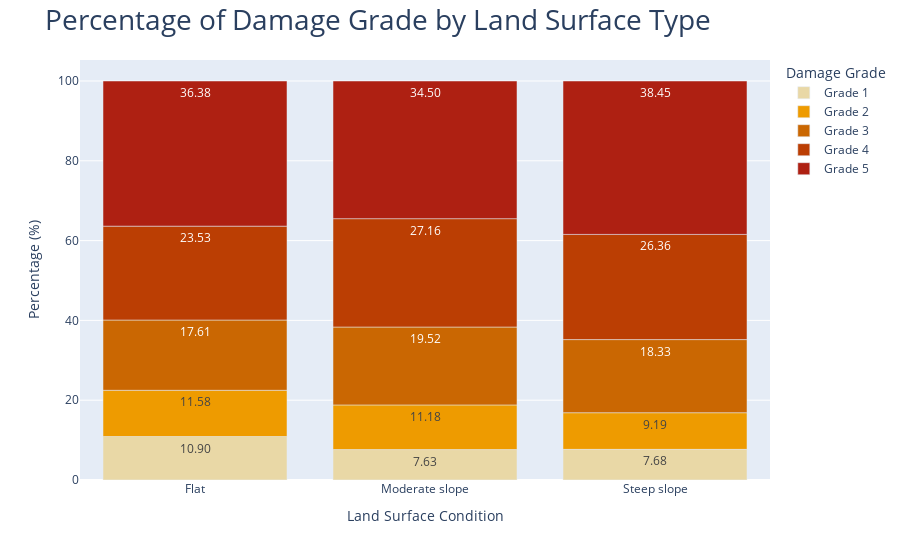

Source (notebook cell):
### Code cell
stacked_bar(column='land_surface_condition', title='Percentage of Damage Grade by Land Surface Type',x_title='Land Surface Condition', y_title='Percentage (%)')
# bar(column='land_surface_condition', title='Percentage of Damage Grade by Land Surface Type',x_title='Land Surface Condition', y_title='Percentage (%)')

### Figure 1 — Plotly figure (JSON) as saved in the notebook; plotly's stock layout.template omitted (floating-point values rounded to 4 significant figures)
{"data": [{"alignmentgroup": "True", "hovertemplate": "damage_grade=Grade 1<br>land_surface_condition=%{x}<br>proportion=%{y}<extra></extra>", "legendgroup": "Grade 1", "marker": {"color": "#e9d8a6", "pattern": {"shape": ""}}, "name": "Grade 1", "offsetgroup": "Grade 1", "orientation": "v", "showlegend": true, "textposition": "auto", "texttemplate": "%{y:.2f}", "type": "bar", "x": ["Flat", "Moderate slope", "Steep slope"], "xaxis": "x", "y": [10.9, 7.633, 7.676], "yaxis": "y"}, {"alignmentgroup": "True", "hovertemplate": "damage_grade=Grade 2<br>land_surface_condition=%{x}<br>proportion=%{y}<extra></extra>", "legendgroup": "Grade 2", "marker": {"color": "#ee9b00", "pattern": {"shape": ""}}, "name": "Grade 2", "offsetgroup": "Grade 2", "orientation": "v", "showlegend": true, "textposition": "auto", "texttemplate": "%{y:.2f}", "type": "bar", "x": ["Flat", "Moderate slope", "Steep slope"], "xaxis": "x", "y": [11.58, 11.18, 9.189], "yaxis": "y"}, {"alignmentgroup": "True", "hovertemplate": "damage_grade=Grade 3<br>land_surface_condition=%{x}<br>proportion=%{y}<extra></extra>", "legendgroup": "Grade 3", "marker": {"color": "#ca6702", "pattern": {"shape": ""}}, "name": "Grade 3", "offsetgroup": "Grade 3", "orientation": "v", "showlegend": true, "textposition": "auto", "texttemplate": "%{y:.2f}", "type": "bar", "x": ["Flat", "Moderate slope", "Steep slope"], "xaxis": "x", "y": [17.61, 19.52, 18.33], "yaxis": "y"}, {"alignmentgroup": "True", "hovertemplate": "damage_grade=Grade 4<br>land_surface_condition=%{x}<br>proportion=%{y}<extra></extra>", "legendgroup": "Grade 4", "marker": {"color": "#bb3e03", "pattern": {"shape": ""}}, "name": "Grade 4", "offsetgroup": "Grade 4", "orientation": "v", "showlegend": true, "textposition": "auto", "texttemplate": "%{y:.2f}", "type": "bar", "x": ["Flat", "Moderate slope", "Steep slope"], "xaxis": "x", "y": [23.53, 27.16, 26.36], "yaxis": "y"}, {"alignmentgroup": "True", "hovertemplate": "damage_grade=Grade 5<br>land_surface_condition=%{x}<br>proportion=%{y}<extra></extra>", "legendgroup": "Grade 5", "marker": {"color": "#ae2012", "pattern": {"shape": ""}}, "name": "Grade 5", "offsetgroup": "Grade 5", "orientation": "v", "showlegend": true, "textposition": "auto", "texttemplate": "%{y:.2f}", "type": "bar", "x": ["Flat", "Moderate slope", "Steep slope"], "xaxis": "x", "y": [36.38, 34.5, 38.45], "yaxis": "y"}], "layout": {"barmode": "relative", "legend": {"title": {"text": "Damage Grade"}, "tracegroupgap": 0}, "margin": {"t": 60}, "title": {"font": {"size": 28}, "text": "Percentage of Damage Grade by Land Surface Type"}, "xaxis": {"anchor": "y", "domain": [0, 1], "title": {"text": "Land Surface Condition"}}, "yaxis": {"anchor": "x", "categoryorder": "total descending", "domain": [0, 1], "title": {"text": "Percentage (%)"}}}}
